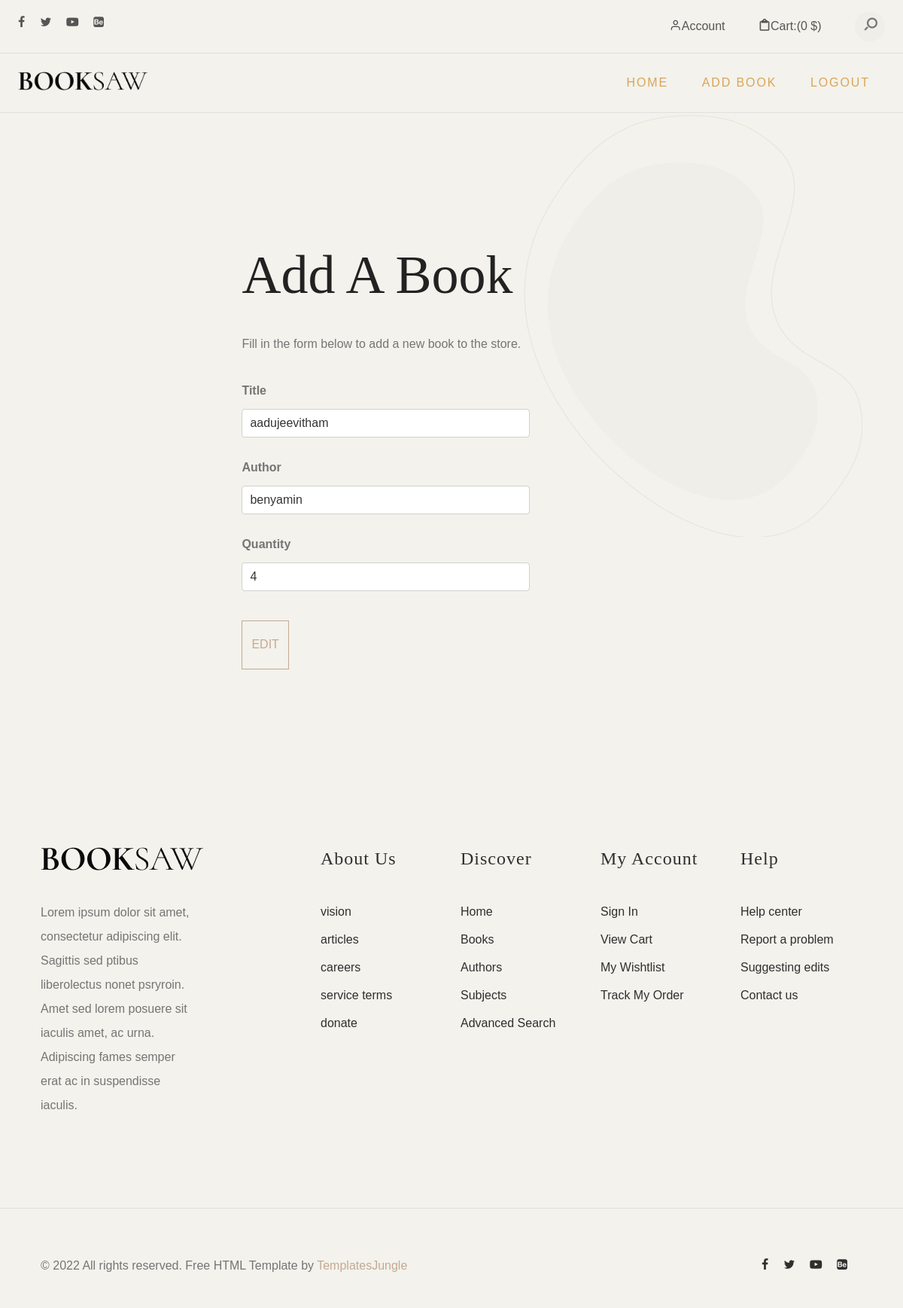
Page /edit_book/1/ on the committed database.
### book/models.py (models this page shows, shortened)
class Book(models.Model):
    title = models.CharField(max_length=255)
    author = models.CharField(max_length=255)
    quantity = models.PositiveIntegerField()

### book/views.py (the view)
# urls.py: path('edit_book/<int:book_id>/', views.edit_book, name='edit_book'),
def edit_book(request, book_id):
    book = Book.objects.get(id=book_id)
    if request.method == 'POST':
        book.author = request.POST.get('author')
        book.title = request.POST.get('title')
        book.quantity = request.POST.get('quantity')
        book.save()
        return redirect('add_book')
    return render(request, 'edit_book.html', {'book': book})

### templates/edit_book.html (shortened to what this page needs)
{% load static %}
<!DOCTYPE html>
<html lang="en">
<head>
	<link href="https://cdn.jsdelivr.net/npm/bootstrap@5.3.1/dist/css/bootstrap.min.css" rel="stylesheet"
>
        <link rel="stylesheet" type="text/css" href="{% static 'css/normalize.css' %}">
        <link rel="stylesheet" type="text/css" href="{% static 'icomoon/icomoon.css' %}">
        <link rel="stylesheet" type="text/css" href="{% static 'css/vendor.css' %}">
        <link rel="stylesheet" type="text/css" href="{% static 'style.css' %}">
</head>
<body data-bs-spy="scroll" data-bs-target="#header" tabindex="0">
	<div id="header-wrap">
		<div class="top-content">
			<div class="container-fluid">
				<div class="row">
					<div class="col-md-6">
						<div class="social-links">
							<ul>
								<li>
									<a href="#"><i class="icon icon-facebook"></i></a>
								</li>
								<li>
									<a href="#"><i class="icon icon-twitter"></i></a>
								</li>
								<li>
									<a href="#"><i class="icon icon-youtube-play"></i></a>
								</li>
								<li>
									<a href="#"><i class="icon icon-behance-square"></i></a>
								</li>
							</ul>
						</div>
					</div>
					<div class="col-md-6">
						<div class="right-element">
							<a href="#" class="user-account for-buy"><i
									class="icon icon-user"></i><span>Account</span></a>
							<a href="#" class="cart for-buy"><i class="icon icon-clipboard"></i><span>Cart:(0
									$)</span></a>
							<div class="action-menu">
								<div class="search-bar">
									<a href="#" class="search-button search-toggle" data-selector="#header-wrap">
										<i class="icon icon-search"></i>
									</a>
									<form role="search" method="get" class="search-box">
										<input class="search-field text search-input" placeholder="Search"
											type="search">
									</form>
								</div>
							</div>
						</div>
					</div>
				</div>
			</div>
		</div>
		<header id="header">
			<div class="container-fluid">
				<div class="row">
					<div class="col-md-2">
						<div class="main-logo">
							<a href="index.html"><img src="{% static 'images/main-logo.png' %}" alt="logo"></a>
						</div>
					</div>
					<div class="col-md-10">
						<nav id="navbar">
							<div class="main-menu stellarnav">
								<ul class="menu-list">
									<li class="menu-item active"><a href="{% url 'admin_index' %}">Home</a></li>
									<li class="menu-item active"><a href="{% url 'add_book' %}">Add Book</a></li>
									<li class="menu-item active"><a href="{% url 'logout' %}">Logout</a></li>
								</ul>
							</div>
						</nav>
					</div>
				</div>
			</div>
		</header>
	</div>
	<section id="billboard">
        <div class="container">
            <div class="row">
                <div class="col-md-12">
                    <div class="main-slider pattern-overlay">
                        <div class="slider-item">
                            <div class="banner-content">
                                <h2 class="banner-title">Add a Book</h2>
                                <p>Fill in the form below to add a new book to the store.</p>
                                <form method="post" class="book-form">
                                    <div class="mb-3">
                                        <label for="title" class="form-label">Title</label>
                                        <input type="text" class="form-control" id="title" name="title" value="{{book.title}}" required>
                                    </div>
                                    <div class="mb-3">
                                        <label for="author" class="form-label">Author</label>
                                        <input type="text" class="form-control" id="author" name="author" value="{{ book.author }}" required>
                                    </div>
                                    <div class="mb-3">
                                        <label for="quantity" class="form-label">Quantity</label>
                                        <input type="number" class="form-control" id="quantity" name="quantity" value="{{ book.quantity }}" required>
                                    </div>
                                    <div class="btn-wrap">
                                        <button type="submit" class="btn btn-outline-accent btn-accent-arrow">Edit</button>
                                    </div>
                                </form>
                            </div>
                        </div>
                    </div>
                </div>
            </div>
        </div>
    </section>
	<footer id="footer">
		<div class="container">
			<div class="row">
				<div class="col-md-4">
					<div class="footer-item">
						<div class="company-brand">
							<img src="{% static 'images/main-logo.png' %}" alt="logo" class="footer-logo">
							<p>Lorem ipsum dolor sit amet, consectetur adipiscing elit. Sagittis sed ptibus liberolectus
								nonet psryroin. Amet sed lorem posuere sit iaculis amet, ac urna. Adipiscing fames
								semper erat ac in suspendisse iaculis.</p>
						</div>
					</div>
				</div>
				<div class="col-md-2">
					<div class="footer-menu">
						<h5>About Us</h5>
						<ul class="menu-list">
							<li class="menu-item">
								<a href="#">vision</a>
							</li>
							<li class="menu-item">
								<a href="#">articles </a>
							</li>
							<li class="menu-item">
								<a href="#">careers</a>
							</li>
							<li class="menu-item">
								<a href="#">service terms</a>
							</li>
							<li class="menu-item">
								<a href="#">donate</a>
							</li>
						</ul>
					</div>
				</div>
				<div class="col-md-2">
					<div class="footer-menu">
						<h5>Discover</h5>
						<ul class="menu-list">
							<li class="menu-item">
								<a href="#">Home</a>
							</li>
							<li class="menu-item">
								<a href="#">Books</a>
							</li>
							<li class="menu-item">
								<a href="#">Authors</a>
							</li>
							<li class="menu-item">
								<a href="#">Subjects</a>
							</li>
							<li class="menu-item">
								<a href="#">Advanced Search</a>
							</li>
						</ul>
					</div>
				</div>
				<div class="col-md-2">
					<div class="footer-menu">
						<h5>My account</h5>
						<ul class="menu-list">
							<li class="menu-item">
								<a href="#">Sign In</a>
							</li>
							<li class="menu-item">
								<a href="#">View Cart</a>
							</li>
							<li class="menu-item">
								<a href="#">My Wishtlist</a>
							</li>
							<li class="menu-item">
								<a href="#">Track My Order</a>
							</li>
						</ul>
					</div>
				</div>
				<div class="col-md-2">
					<div class="footer-menu">
						<h5>Help</h5>
						<ul class="menu-list">
							<li class="menu-item">
								<a href="#">Help center</a>
							</li>
							<li class="menu-item">
								<a href="#">Report a problem</a>
							</li>
							<li class="menu-item">
								<a href="#">Suggesting edits</a>
							</li>
							<li class="menu-item">
								<a href="#">Contact us</a>
							</li>
						</ul>
					</div>
				</div>
			</div>
		</div>
	</footer>
	<div id="footer-bottom">
		<div class="container">
			<div class="row">
				<div class="col-md-12">
					<div class="copyright">
						<div class="row">
							<div class="col-md-6">
								<p>© 2022 All rights reserved. Free HTML Template by <a
										href="https://www.templatesjungle.com/" target="_blank">TemplatesJungle</a></p>
							</div>
							<div class="col-md-6">
								<div class="social-links align-right">
									<ul>
										<li>
											<a href="#"><i class="icon icon-facebook"></i></a>
										</li>
										<li>
											<a href="#"><i class="icon icon-twitter"></i></a>
										</li>
										<li>
											<a href="#"><i class="icon icon-youtube-play"></i></a>
										</li>
										<li>
											<a href="#"><i class="icon icon-behance-square"></i></a>
										</li>
									</ul>
								</div>
							</div>
						</div>
					</div>
				</div>
			</div>
		</div>
	</div>
</body>
</html>

### static/icomoon/icomoon.css (style rules this page uses)
[class^="icon-"], [class*=" icon-"] { font-family: 'icomoon' !important; speak: never; font-style: normal; font-weight: normal; font-variant: normal; text-transform: none; line-height: 1; -webkit-font-smoothing: antialiased; -moz-osx-font-smoothing: grayscale; }
.icon-user:before { content: "\e907"; }
.icon-search:before { content: "\e905"; }
.icon-clipboard:before { content: "\e908"; }
.icon-twitter:before { content: "\f099"; }
.icon-facebook:before { content: "\f09a"; }
.icon-youtube-play:before { content: "\f16a"; }
.icon-behance-square:before { content: "\f1b5"; }

### rows in the picture
Book: title "aadujeevitham", author "benyamin", quantity "4"
